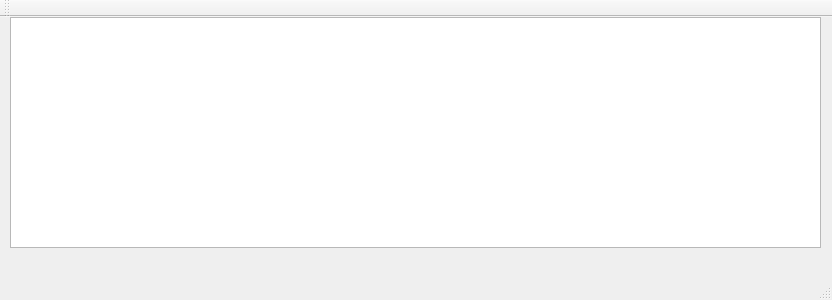
<?xml version="1.0" encoding="UTF-8"?>
<ui version="4.0">
 <class>MainWindow</class>
 <widget class="QMainWindow" name="MainWindow">
  <property name="geometry">
   <rect>
    <x>0</x>
    <y>0</y>
    <width>832</width>
    <height>300</height>
   </rect>
  </property>
  <property name="windowTitle">
   <string>filehandoff</string>
  </property>
  <widget class="QWidget" name="centralWidget">
   <widget class="QListWidget" name="listWidget">
    <property name="geometry">
     <rect>
      <x>10</x>
      <y>0</y>
      <width>811</width>
      <height>231</height>
     </rect>
    </property>
    <property name="baseSize">
     <size>
      <width>0</width>
      <height>0</height>
     </size>
    </property>
    <property name="autoFillBackground">
     <bool>false</bool>
    </property>
    <property name="sizeAdjustPolicy">
     <enum>QAbstractScrollArea::AdjustIgnored</enum>
    </property>
    <property name="movement">
     <enum>QListView::Static</enum>
    </property>
   </widget>
  </widget>
  <widget class="QMenuBar" name="menuBar">
   <property name="geometry">
    <rect>
     <x>0</x>
     <y>0</y>
     <width>832</width>
     <height>28</height>
    </rect>
   </property>
  </widget>
  <widget class="QToolBar" name="mainToolBar">
   <attribute name="toolBarArea">
    <enum>TopToolBarArea</enum>
   </attribute>
   <attribute name="toolBarBreak">
    <bool>false</bool>
   </attribute>
  </widget>
  <widget class="QStatusBar" name="statusBar"/>
 </widget>
 <layoutdefault spacing="6" margin="11"/>
 <resources/>
 <connections/>
</ui>
